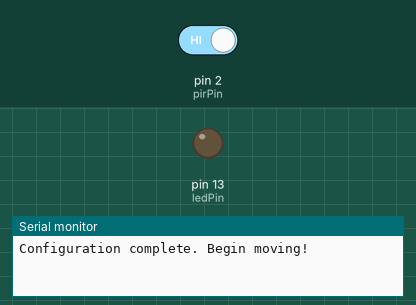
A sketch run on a simulated Arduino Uno, built with avr-gcc and run on an emulated ATmega328P. Parts: output pins drawn as LEDs (lit = HIGH), the last lines printed to the serial monitor. Inputs (shaded band) come from the test bench; at power-on: pin 2 (pirPin) HIGH.

Above: at 3.2 s.
3.3 s: pin 2 (pirPin) driven LOW
At 4.2 s:
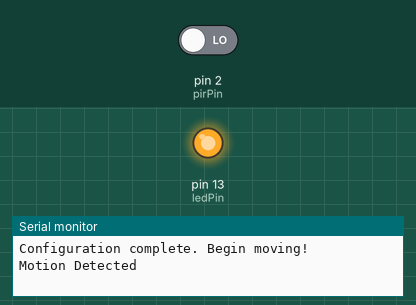
4.8 s: pin 2 (pirPin) driven HIGH
At 5.7 s:
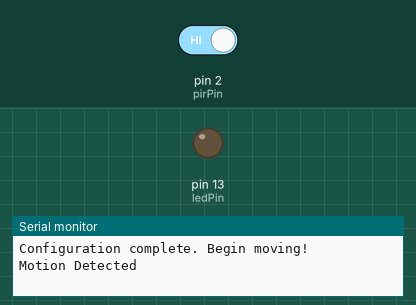
Timing chart, 0 to 7.8 s (numbered marks = the images above; inputs shaded):
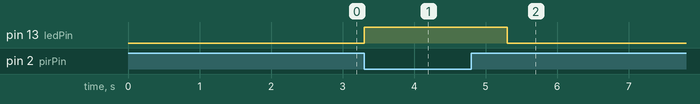

Measured:
- after the input at 3.3 s, pin 13 (ledPin): LOW → HIGH at once
- after the input at 4.8 s, pin 13 (ledPin): HIGH → LOW after 0.50 s

The sketch:

pir_minimalist.ino
```cpp
int pirPin = 2; //digital 2
int ledPin = 13;

void setup(){
  Serial.begin(9600);
  pinMode(pirPin, INPUT);
  pinMode(ledPin, OUTPUT);
//  digitalWrite(pirPin, HIGH);
  delay(2000);
  Serial.println("Configuration complete. Begin moving!");
}

void loop(){
  int pirVal = digitalRead(pirPin);
  digitalWrite(ledPin, LOW);


  if(pirVal == LOW){ //was motion detected
    Serial.println("Motion Detected");
    digitalWrite(ledPin, HIGH);
    delay(2000);
  }

}
```
